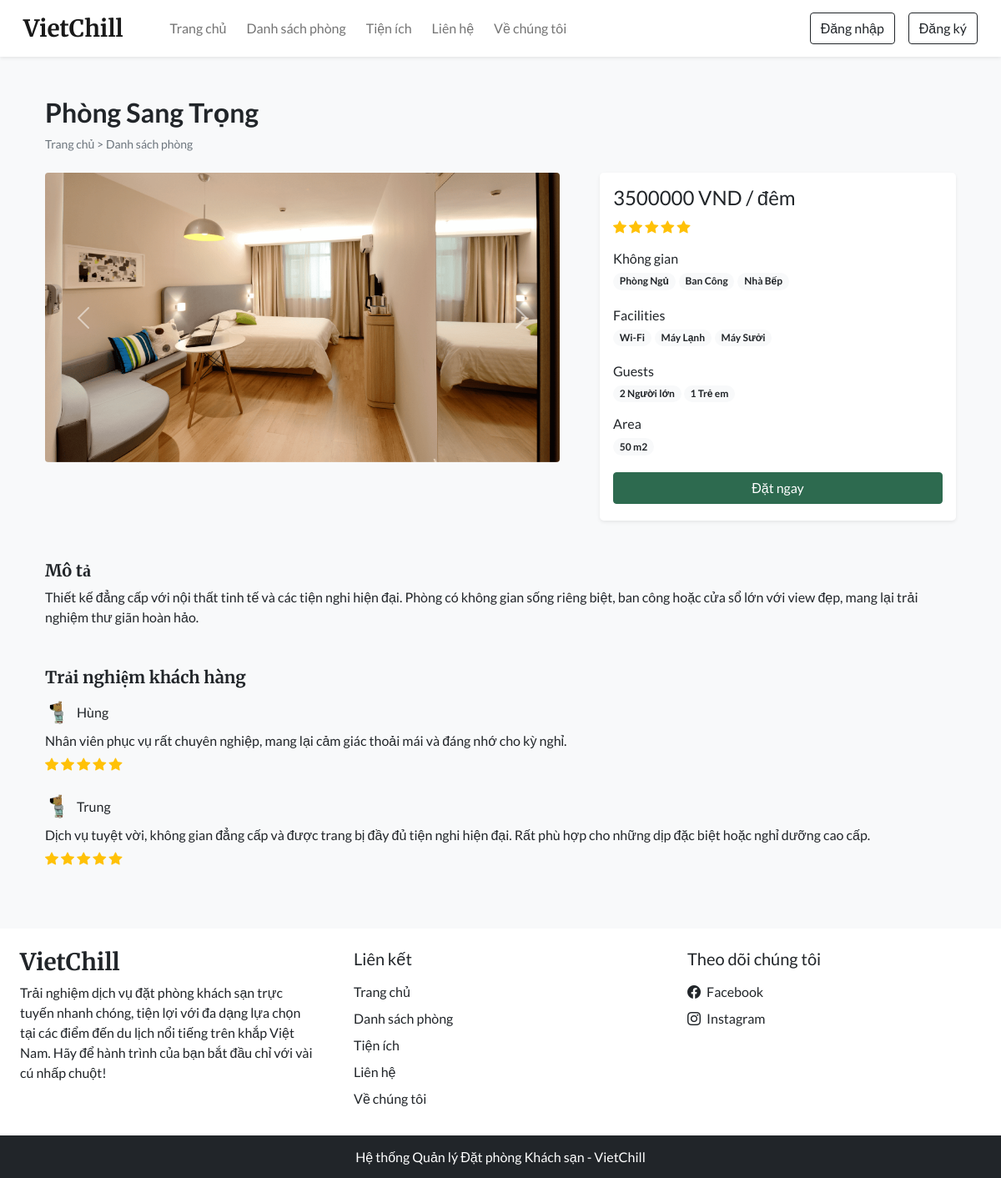
Page /room_details.php?id=5 on the committed database.
### tables this page shows
CREATE TABLE `settings` (
  `sr_no` int(11) NOT NULL,
  `site_title` varchar(50) NOT NULL,
  `site_about` varchar(250) NOT NULL,
  `shutdown` tinyint(1) NOT NULL
);

CREATE TABLE `rooms` (
  `id` int(11) NOT NULL,
  `name` varchar(150) NOT NULL,
  `area` int(11) NOT NULL,
  `price` int(11) NOT NULL,
  `quantity` int(11) NOT NULL,
  `adult` int(11) NOT NULL,
  `children` int(11) NOT NULL,
  `description` varchar(350) NOT NULL,
  `status` tinyint(4) NOT NULL DEFAULT 1,
  `removed` int(11) NOT NULL DEFAULT 0
);

CREATE TABLE `room_images` (
  `sr_no` int(11) NOT NULL,
  `room_id` int(11) NOT NULL,
  `image` varchar(150) NOT NULL,
  `thumb` tinyint(4) NOT NULL DEFAULT 0
);

CREATE TABLE `features` (
  `id` int(11) NOT NULL,
  `name` varchar(50) NOT NULL
);

CREATE TABLE `facilities` (
  `id` int(11) NOT NULL,
  `icon` varchar(100) NOT NULL,
  `name` varchar(50) NOT NULL,
  `description` varchar(250) NOT NULL
);

CREATE TABLE `rating_review` (
  `sr_no` int(11) NOT NULL,
  `booking_id` int(11) NOT NULL,
  `room_id` int(11) NOT NULL,
  `user_id` int(11) NOT NULL,
  `rating` int(11) NOT NULL,
  `review` varchar(200) NOT NULL,
  `admin_reply` varchar(500) DEFAULT NULL,
  `seen` int(11) NOT NULL DEFAULT 0,
  `datentime` datetime NOT NULL DEFAULT current_timestamp()
);

CREATE TABLE `user_cred` (
  `id` int(11) NOT NULL,
  `name` varchar(100) NOT NULL,
  `email` varchar(150) NOT NULL,
  `address` varchar(120) NOT NULL,
  `phonenum` varchar(100) NOT NULL,
  `pincode` int(11) NOT NULL,
  `dob` date NOT NULL,
  `profile` varchar(100) NOT NULL DEFAULT 'chill-guy.png',
  `password` varchar(200) NOT NULL,
  `is_verified` int(11) NOT NULL DEFAULT 0,
  `token` varchar(200) DEFAULT NULL,
  `t_expire` date DEFAULT NULL,
  `status` int(11) NOT NULL DEFAULT 1,
  `datentime` datetime NOT NULL DEFAULT current_timestamp()
);

### admin/inc/db_config.php (called while the page is built, shortened)
<?php
  function select($sql, $values, $datatypes) {
    $con = $GLOBALS['con'];
    if($stmt = mysqli_prepare($con, $sql)){
      mysqli_stmt_bind_param($stmt, $datatypes, ...$values);
      if(mysqli_stmt_execute($stmt)){
        $res = mysqli_stmt_get_result($stmt);
        return $res;
      }
      else{
        mysqli_stmt_close($stmt);
        die("Query cannot be executed - Execute");
      }
    }
    else{
      die("Query cannot be executed - Select");
    }
  }
?>

### room_details.php (the view, shortened to what this page needs)
<!DOCTYPE html>
<html lang="en">
<head>
  <?php require('inc/links.php'); ?>
</head>
<body class="bg-light">
  <?php require('inc/header.php'); ?>
  <?php
    $data = filteration($_GET);
    $room_res = select("SELECT * FROM `rooms` WHERE `id`=? AND `status`=? AND `removed`=?",[$data['id'],1,0],'iii');
    $room_data = mysqli_fetch_assoc($room_res);
  ?>
  <div class="container">
    <div class="row">
      <div class="col-12 my-5 mb-4 px-4">
        <h2 class="fw-bold"><?php echo $room_data['name'] ?></h2>
        <div style="font-size: 14px;">
          <a href="index.php" class="text-secondary text-decoration-none">Trang chủ</a>
          <span class="text-secondary"> > </span>
          <a href="rooms.php" class="text-secondary text-decoration-none">Danh sách phòng</a>
        </div>
      </div>
      <div class="col-lg-7 col-md-12 px-4">
        <div id="roomCarousel" class="carousel slide" data-bs-ride="carousel">
          <div class="carousel-inner">
            <?php
              $room_img = ROOMS_IMG_PATH."thumbnail.jpg";
              $img_q = mysqli_query($con,"SELECT * FROM `room_images`
                WHERE `room_id`='$room_data[id]'");
              if(mysqli_num_rows($img_q)>0)
              {
                $active_class = 'active';
                while($img_res = mysqli_fetch_assoc($img_q))
                {
                  echo"
                    <div class='carousel-item $active_class'>
                      <img src='".ROOMS_IMG_PATH.$img_res['image']."' class='d-block w-100 rounded'>
                    </div>
                  ";
                  $active_class='';
                }
              }
              else{
                echo"<div class='carousel-item active'>
                  <img src='$room_img' class='d-block w-100'>
                </div>";
              }
            ?>
          </div>
          <button class="carousel-control-prev" type="button" data-bs-target="#roomCarousel" data-bs-slide="prev">
            <span class="carousel-control-prev-icon" aria-hidden="true"></span>
          </button>
          <button class="carousel-control-next" type="button" data-bs-target="#roomCarousel" data-bs-slide="next">
            <span class="carousel-control-next-icon" aria-hidden="true"></span>
          </button>
        </div>
      </div>
      <div class="col-lg-5 col-md-12 px-4">
        <div class="card mb-4 border-0 shadow-sm rounded-3">
          <div class="card-body">
            <?php
              echo<<<price
                <h4>$room_data[price] VND / đêm</h4>
              price;
              $rating_q = "SELECT AVG(rating) AS `avg_rating` FROM `rating_review`
                WHERE `room_id`='$room_data[id]' ORDER BY `sr_no` DESC LIMIT 20";
              $rating_res = mysqli_query($con,$rating_q);
              $rating_fetch = mysqli_fetch_assoc($rating_res);
              $rating_data = "";
              if($rating_fetch['avg_rating']!=NULL)
              {
                for($i=0; $i < $rating_fetch['avg_rating']; $i++){
                  $rating_data .="<i class='bi bi-star-fill text-warning'></i> ";
                }
              }
              echo<<<rating
                <div class="mb-3">
                  $rating_data
                </div>
              rating;
              $fea_q = mysqli_query($con,"SELECT f.name FROM `features` f
                INNER JOIN `room_features` rfea ON f.id = rfea.features_id
                WHERE rfea.room_id = '$room_data[id]'");
              $features_data = "";
              while($fea_row = mysqli_fetch_assoc($fea_q)){
                $features_data .="<span class='badge rounded-pill bg-light text-dark text-wrap me-1 mb-1'>
                  $fea_row[name]
                </span>";
              }
              echo<<<features
                <div class="mb-3">
                  <h6 class="mb-1">Không gian</h6>
                  $features_data
                </div>
              features;
              $fac_q = mysqli_query($con,"SELECT f.name FROM `facilities` f
                INNER JOIN `room_facilities` rfac ON f.id = rfac.facilities_id
                WHERE rfac.room_id = '$room_data[id]'");
              $facilities_data = "";
              while($fac_row = mysqli_fetch_assoc($fac_q)){
                $facilities_data .="<span class='badge rounded-pill bg-light text-dark text-wrap me-1 mb-1'>
                  $fac_row[name]
                </span>";
              }
              echo<<<facilities
                <div class="mb-3">
                  <h6 class="mb-1">Facilities</h6>
                  $facilities_data
                </div>
              facilities;
              echo<<<guests
                <div class="mb-3">
                  <h6 class="mb-1">Guests</h6>
                  <span class="badge rounded-pill bg-light text-dark text-wrap">
                    $room_data[adult] Người lớn
                  </span>
                  <span class="badge rounded-pill bg-light text-dark text-wrap">
                    $room_data[children] Trẻ em
                  </span>
                </div>
              guests;
              echo<<<area
                <div class="mb-3">
                  <h6 class="mb-1">Area</h6>
                  <span class='badge rounded-pill bg-light text-dark text-wrap me-1 mb-1'>
                    $room_data[area] m2
                  </span>
                </div>
              area;
              if(!$settings_r['shutdown']){
                $login=0;
                echo<<<book
                  <button onclick='checkLoginToBook($login,$room_data[id])' class="btn w-100 text-white custom-bg shadow-none mb-1">Đặt ngay</button>
                book;
              }
            ?>
          </div>
        </div>
      </div>
      <div class="col-12 mt-4 px-4">
        <div class="mb-5">
          <h5 class="fw-bold h-font">Mô tả</h5>
          <p>
            <?php echo $room_data['description'] ?>
          </p>
        </div>
        <div>
          <h5 class="fw-bold h-font mb-3">Trải nghiệm khách hàng</h5>
          <?php
            $review_q = "SELECT rr.*,uc.name AS uname, uc.profile, r.name AS rname FROM `rating_review` rr
              INNER JOIN `user_cred` uc ON rr.user_id = uc.id
              INNER JOIN `rooms` r ON rr.room_id = r.id
              WHERE rr.room_id = '$room_data[id]'
              ORDER BY `sr_no` DESC LIMIT 15";
            $review_res = mysqli_query($con,$review_q);
            $img_path = USERS_IMG_PATH;
            if(mysqli_num_rows($review_res)==0){
              echo 'No reviews yet!';
            }
            else
            {
              while($row = mysqli_fetch_assoc($review_res))
              {
                $stars = "<i class='bi bi-star-fill text-warning'></i> ";
                for($i=1; $i<$row['rating']; $i++){
                  $stars .= " <i class='bi bi-star-fill text-warning'></i>";
                }
                echo<<<reviews
                  <div class="mb-4">
                    <div class="d-flex align-items-center mb-2">
                      <img src="$img_path$row[profile]" class="rounded-circle" loading="lazy" width="30px">
                      <h6 class="m-0 ms-2">$row[uname]</h6>
                    </div>
                    <p class="mb-1">
                      $row[review]
                    </p>
                    <div>
                      $stars
                    </div>
                  </div>
                reviews;
              }
            }
          ?>
        </div>
      </div>
    </div>
  </div>
  <?php require('inc/footer.php'); ?>
</body>
</html>

### inc/header.php (shortened to what this page needs)
<nav id="nav-bar" class="navbar navbar-expand-lg navbar-light bg-white px-lg-3 py-lg-2 shadow-sm sticky-top">
  <div class="container-fluid">
    <a class="navbar-brand me-5 fw-bold fs-3 h-font" href="index.php"><?php echo $settings_r['site_title'] ?></a>
    <div class="collapse navbar-collapse" id="navbarSupportedContent">
      <ul class="navbar-nav me-auto mb-2 mb-lg-0">
        <li class="nav-item">
          <a class="nav-link me-2" href="index.php">Trang chủ</a>
        </li>
        <li class="nav-item">
          <a class="nav-link me-2" href="rooms.php">Danh sách phòng</a>
        </li>
        <li class="nav-item">
          <a class="nav-link me-2" href="facilities.php">Tiện ích</a>
        </li>
        <li class="nav-item">
          <a class="nav-link me-2" href="contact.php">Liên hệ</a>
        </li>
        <li class="nav-item">
          <a class="nav-link" href="about.php">Về chúng tôi</a>
        </li>
      </ul>
      <div class="d-flex">
        <?php
          if(isset($_SESSION['login']) && $_SESSION['login']==true)
          {
            $path = USERS_IMG_PATH;
            echo<<<data
              <div class="btn-group">
                <button type="button" class="btn btn-outline-dark shadow-none dropdown-toggle" data-bs-toggle="dropdown" data-bs-display="static" aria-expanded="false">
                  <img src="$path$_SESSION[uPic]" style="width: 25px; height: 25px;" class="me-1 rounded-circle">
                  $_SESSION[uName]
                </button>
                <ul class="dropdown-menu dropdown-menu-lg-end">
                  <li><a class="dropdown-item" href="profile.php">Hồ sơ cá nhân</a></li>
                  <li><a class="dropdown-item" href="bookings.php">Lịch sử đặt phòng</a></li>
                  <li><a class="dropdown-item" href="logout.php">Đăng xuất</a></li>
                </ul>
              </div>
            data;
          }
          else
          {
            echo<<<data
              <button type="button" class="btn btn-outline-dark shadow-none me-lg-3 me-2" data-bs-toggle="modal" data-bs-target="#loginModal">
                Đăng nhập
              </button>
              <button type="button" class="btn btn-outline-dark shadow-none" data-bs-toggle="modal" data-bs-target="#registerModal">
                Đăng ký
              </button>
            data;
          }
        ?>
      </div>
    </div>
  </div>
</nav>

### inc/footer.php (shortened to what this page needs)
<div class="container-fluid bg-white mt-5">
  <div class="row">
    <div class="col-lg-4 p-4">
      <h3 class="h-font fw-bold fs-3 mb-2"><?php echo $settings_r['site_title'] ?></h3>
      <p>
        <?php echo $settings_r['site_about'] ?>
      </p>
    </div>
    <div class="col-lg-4 p-4">
      <h5 class="mb-3">Liên kết</h5>
      <a href="index.php" class="d-inline-block mb-2 text-dark text-decoration-none">Trang chủ</a> <br>
      <a href="rooms.php" class="d-inline-block mb-2 text-dark text-decoration-none">Danh sách phòng</a> <br>
      <a href="facilities.php" class="d-inline-block mb-2 text-dark text-decoration-none">Tiện ích</a> <br>
      <a href="contact.php" class="d-inline-block mb-2 text-dark text-decoration-none">Liên hệ</a> <br>
      <a href="about.php" class="d-inline-block mb-2 text-dark text-decoration-none">Về chúng tôi</a>
    </div>
    <div class="col-lg-4 p-4">
        <h5 class="mb-3">Theo dõi chúng tôi</h5>
        <a href="<?php echo $contact_r['fb'] ?>" class="d-inline-block text-dark text-decoration-none mb-2">
          <i class="bi bi-facebook me-1"></i> Facebook
        </a><br>
        <a href="<?php echo $contact_r['insta'] ?>" class="d-inline-block text-dark text-decoration-none">
          <i class="bi bi-instagram me-1"></i> Instagram
        </a><br>
    </div>
  </div>
</div>
<h6 class="text-center bg-dark text-white p-3 m-0">Hệ thống Quản lý Đặt phòng Khách sạn - VietChill</h6>

### css/common.css (style rules this page uses)
:root { --teal: #2D6A4F; --teal_hover: #2D6A4F; }
* { font-family: 'Lato', sans-serif; }
.h-font { font-family: 'Merriweather', serif; }
.custom-bg { background-color: var(--teal); border: 1px solid var(--teal); }

### rows in the picture
settings: site_title "VietChill", site_about "Trải nghiệm dịch vụ đặt phòng khách sạn trực tuyến nhanh chóng, tiện lợi với đa dạng lựa chọn tại các điểm đến du lịch nổi tiếng trên khắp Việt Nam. Hãy để hành trình của bạn bắt đầu chỉ với vài cú nhấp chuột!"
rooms: name "Phòng Sang Trọng", price "3500000", adult "2", children "1", area "50", description "Thiết kế đẳng cấp với nội thất tinh tế và các tiện nghi hiện đại. Phòng có không gian sống riêng biệt, ban công hoặc cửa sổ lớn với view đẹp, mang lại trải nghiệm thư giãn hoàn hảo."
room_images: image (picture)
features: name "Phòng Ngủ"
features: name "Ban Công"
features: name "Nhà Bếp"
facilities: name "Wi-Fi"
facilities: name "Máy Lạnh"
facilities: name "Máy Sưởi"
rating_review: user.profile (picture), user.name "Hùng", review "Nhân viên phục vụ rất chuyên nghiệp, mang lại cảm giác thoải mái và đáng nhớ cho kỳ nghỉ."
rating_review: user.profile (picture), user.name "Trung", review "Dịch vụ tuyệt vời, không gian đẳng cấp và được trang bị đầy đủ tiện nghi hiện đại. Rất phù hợp cho những dịp đặc biệt hoặc nghỉ dưỡng cao cấp."
